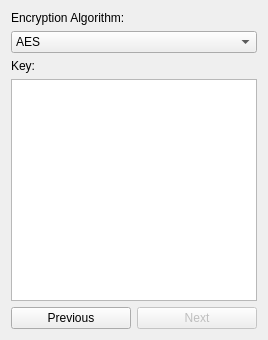
<?xml version="1.0" encoding="UTF-8"?>
<ui version="4.0">
 <class>Form</class>
 <widget class="QWidget" name="Form">
  <property name="geometry">
   <rect>
    <x>0</x>
    <y>0</y>
    <width>268</width>
    <height>340</height>
   </rect>
  </property>
  <property name="windowTitle">
   <string>Encrypt</string>
  </property>
  <layout class="QVBoxLayout" name="verticalLayout">
   <item>
    <widget class="QLabel" name="label">
     <property name="text">
      <string>Encryption Algorithm:</string>
     </property>
    </widget>
   </item>
   <item>
    <widget class="QComboBox" name="algorithmComboBox">
     <item>
      <property name="text">
       <string>AES</string>
      </property>
     </item>
     <item>
      <property name="text">
       <string>DES</string>
      </property>
     </item>
     <item>
      <property name="text">
       <string>RSA</string>
      </property>
     </item>
    </widget>
   </item>
   <item>
    <widget class="QLabel" name="keyLabel">
     <property name="text">
      <string>Key:</string>
     </property>
    </widget>
   </item>
   <item>
    <widget class="QTextEdit" name="keyTextEdit"/>
   </item>
   <item>
    <layout class="QHBoxLayout" name="horizontalLayout_4">
     <item>
      <widget class="QPushButton" name="previousPushButton">
       <property name="text">
        <string>Previous</string>
       </property>
      </widget>
     </item>
     <item>
      <widget class="QPushButton" name="nextPushButton">
       <property name="enabled">
        <bool>false</bool>
       </property>
       <property name="text">
        <string>Next</string>
       </property>
      </widget>
     </item>
    </layout>
   </item>
  </layout>
 </widget>
 <resources/>
 <connections/>
</ui>
